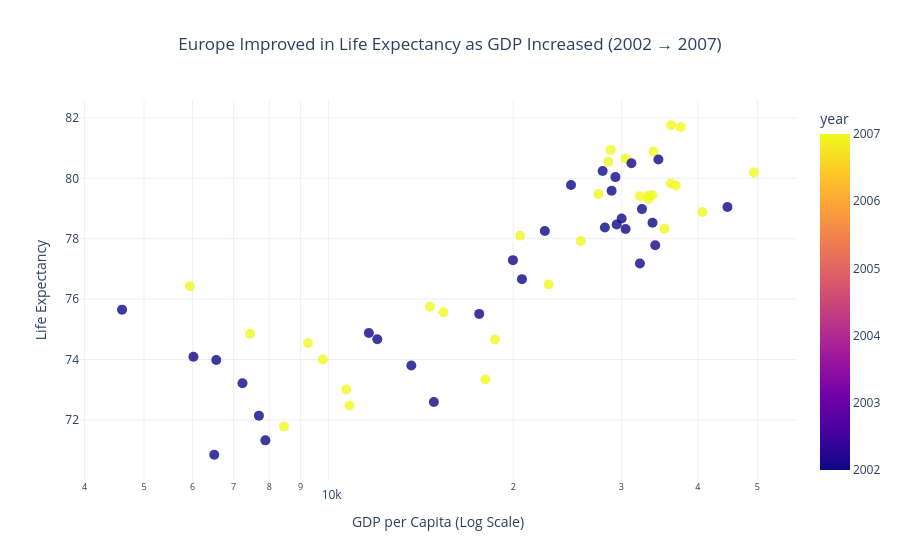

Notebook code cell kept with this figure:
### Code cell
df_task1 = df.loc[
    (df['continent'] == 'Europe') &
    (df['year'].isin([2002, 2007]))
]

fig1 = px.scatter(
    df_task1,
    x='gdpPercap',
    y='lifeExp',
    color='year',
    hover_name='country',
    log_x=True,
    title='Europe Improved in Life Expectancy as GDP Increased (2002 → 2007)',
    labels={
        'gdpPercap': 'GDP per Capita (Log Scale)',
        'lifeExp': 'Life Expectancy'
    },
    color_discrete_sequence=['#4C78A8', '#F58518']
)

fig1.update_traces(marker=dict(size=10, opacity=0.8))

fig1.update_layout(
    template='plotly_white',
    title_x=0.5
)

fig1.show()

### Figure 1 — Plotly figure (JSON) as saved in the notebook; plotly's stock layout.template omitted (floating-point values rounded to 4 significant figures)
{"data": [{"hovertemplate": "<b>%{hovertext}</b><br><br>GDP per Capita (Log Scale)=%{x}<br>Life Expectancy=%{y}<br>year=%{marker.color}<extra></extra>", "hovertext": ["Albania", "Albania", "Austria", "Austria", "Belgium", "Belgium", "Bosnia and Herzegovina", "Bosnia and Herzegovina", "Bulgaria", "Bulgaria", "Croatia", "Croatia", "Czech Republic", "Czech Republic", "Denmark", "Denmark", "Finland", "Finland", "France", "France", "Germany", "Germany", "Greece", "Greece", "Hungary", "Hungary", "Iceland", "Iceland", "Ireland", "Ireland", "Italy", "Italy", "Montenegro", "Montenegro", "Netherlands", "Netherlands", "Norway", "Norway", "Poland", "Poland", "Portugal", "Portugal", "Romania", "Romania", "Serbia", "Serbia", "Slovak Republic", "Slovak Republic", "Slovenia", "Slovenia", "Spain", "Spain", "Sweden", "Sweden", "Switzerland", "Switzerland", "Turkey", "Turkey", "United Kingdom", "United Kingdom"], "legendgroup": "", "marker": {"color": [2002, 2007, 2002, 2007, 2002, 2007, 2002, 2007, 2002, 2007, 2002, 2007, 2002, 2007, 2002, 2007, 2002, 2007, 2002, 2007, 2002, 2007, 2002, 2007, 2002, 2007, 2002, 2007, 2002, 2007, 2002, 2007, 2002, 2007, 2002, 2007, 2002, 2007, 2002, 2007, 2002, 2007, 2002, 2007, 2002, 2007, 2002, 2007, 2002, 2007, 2002, 2007, 2002, 2007, 2002, 2007, 2002, 2007, 2002, 2007], "coloraxis": "coloraxis", "opacity": 0.8, "size": 10, "symbol": "circle"}, "mode": "markers", "name": "", "orientation": "v", "showlegend": false, "type": "scatter", "x": [4604.0, 5937.0, 32420.0, 36130.0, 30490.0, 33690.0, 6019.0, 7446.0, 7697.0, 10680.0, 11630.0, 14620.0, 17600.0, 22830.0, 32170.0, 35280.0, 28200.0, 33210.0, 28930.0, 30470.0, 30040.0, 32170.0, 22510.0, 27540.0, 14840.0, 18010.0, 31160.0, 36180.0, 34080.0, 40680.0, 27970.0, 28570.0, 6557.0, 9254.0, 33720.0, 36800.0, 44680.0, 49360.0, 12000.0, 15390.0, 19970.0, 20510.0, 7885.0, 10810.0, 7236.0, 9787.0, 13640.0, 18680.0, 20660.0, 25770.0, 24840.0, 28820.0, 29340.0, 33860.0, 34480.0, 37510.0, 6508.0, 8458.0, 29480.0, 33200.0], "xaxis": "x", "y": [75.65, 76.42, 78.98, 79.83, 78.32, 79.44, 74.09, 74.85, 72.14, 73.0, 74.88, 75.75, 75.51, 76.49, 77.18, 78.33, 78.37, 79.31, 79.59, 80.66, 78.67, 79.41, 78.26, 79.48, 72.59, 73.34, 80.5, 81.76, 77.78, 78.89, 80.24, 80.55, 73.98, 74.54, 78.53, 79.76, 79.05, 80.2, 74.67, 75.56, 77.29, 78.1, 71.32, 72.48, 73.21, 74.0, 73.8, 74.66, 76.66, 77.93, 79.78, 80.94, 80.04, 80.88, 80.62, 81.7, 70.84, 71.78, 78.47, 79.42], "yaxis": "y"}], "layout": {"coloraxis": {"colorbar": {"title": {"text": "year"}}, "colorscale": [[0, "#0d0887"], [0.1111, "#46039f"], [0.2222, "#7201a8"], [0.3333, "#9c179e"], [0.4444, "#bd3786"], [0.5556, "#d8576b"], [0.6667, "#ed7953"], [0.7778, "#fb9f3a"], [0.8889, "#fdca26"], [1, "#f0f921"]]}, "legend": {"tracegroupgap": 0}, "title": {"text": "Europe Improved in Life Expectancy as GDP Increased (2002 → 2007)", "x": 0.5}, "xaxis": {"anchor": "y", "domain": [0, 1], "title": {"text": "GDP per Capita (Log Scale)"}, "type": "log"}, "yaxis": {"anchor": "x", "domain": [0, 1], "title": {"text": "Life Expectancy"}}}}
